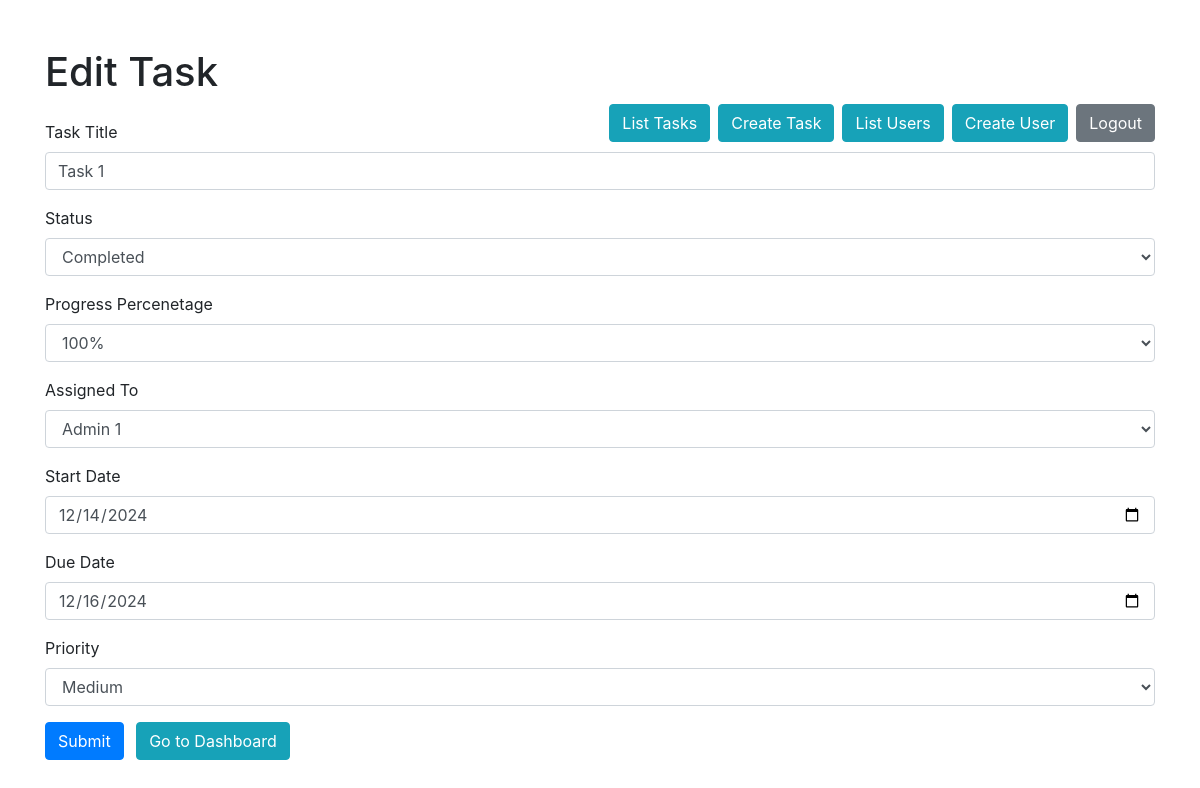
Page /task_page?task_id=1 (signed in) on the committed database.
### app.py (models this page shows)
class Task(db.Model):
    task_id = db.Column(db.Integer, primary_key=True)
    title = db.Column(db.String(100), nullable=True)
    status = db.Column(db.String(20), default='Pending')
    progress_percentage = db.Column(db.String(20), default='0%')
    assigned_to = db.Column(db.Integer, db.ForeignKey(
        'user.id'))  # Link to User table
    start_date = db.Column(db.Date, nullable=True)
    due_date = db.Column(db.Date, nullable=True)
    priority = db.Column(db.String(20), default='Medium')  # High, Medium, Low
    completion_date = db.Column(db.Date, nullable=True)
    delete_status = db.Column(db.String(20), default='False')
    user = db.relationship('User', backref='tasks', lazy=True)

### app.py (the view)
@app.route('/task_page', methods=['GET'])
@login_required
def task_page():
    print("task_page")
    try:
        task_id = request.args.get('task_id')
        if task_id:
            task = Task.query.filter_by(task_id=task_id).all()[0]
        user_query = User.query.filter_by(role='dev').all()
        print(user_query)
        if task_id:
            user_query = [
                user for user in user_query if user.name != task.assigned_to]
        print(user_query)
        if task_id:
            return render_template('create_task.html', users=user_query, task=task)
    except Exception as e:
        print("Task error : ", e)
    return render_template('create_task.html', users=user_query)

### app.py (called while the page is built)
@login_manager.user_loader
def load_user(user_id):
    return db.session.get(User, int(user_id))

### templates/create_task.html (shortened to what this page needs)
<!DOCTYPE html>
<html lang="en">
<head>
  <link href="https://stackpath.bootstrapcdn.com/bootstrap/4.5.2/css/bootstrap.min.css" rel="stylesheet" />
</head>
<body>
  <div class="container mt-5">
    {% if task %}
    <h1>Edit Task</h1>
    <a href="{{ url_for('logout') }}" class="btn btn-secondary float-right">Logout</a>
    {% if current_user.role == 'admin' %}
    <a href="{{ url_for('user_page')}}" class="btn btn-info float-right mr-2">Create User</a>
    <a href="{{ url_for('list_users')}}" class="btn btn-info float-right mr-2">List Users</a>
    <a href="{{ url_for('task_page') }}" class="btn btn-info float-right mr-2">Create Task</a>
    <a href="{{ url_for('list_tasks') }}" class="btn btn-info float-right mr-2">List Tasks</a>
    {% endif %}
    <form method="POST" action="{{ url_for('add_task') }}" class="mt-4">
      <div class="form-group">
        <label for="taskName">Task Title</label>
        <input type="text" class="form-control" id="taskTitle" name="task_title" placeholder="Enter task title"
          value="{{task.title}}" required />
      </div>
      <div class="form-group">
        <label for="status">Status</label>
        <select class="form-control" id="status" name="status">
          {% if task.status == "Pending" %}
          <option value="Pending">Pending</option>
          <option value="Completed">Completed</option>
          {% else %}
          <option value="Completed">Completed</option>
          {% endif %}
        </select>
      </div>
      <div class="form-group">
        <label for="progress_percent">Progress Percenetage</label>
        <select class="form-control" id="status" name="progress_percentage">
          {% if task.progress_percentage == "0%" %}
            <option value="0%">0%</option>
            <option value="25%">25%</option>
            <option value="50%">50%</option>
            <option value="75%">75%</option>
            <option value="100%">100%</option>
          {% elif task.progress_percentage == "25%" %}
            <option value="25%">25%</option>
            <option value="0%">0%</option>
            <option value="50%">50%</option>
            <option value="75%">75%</option>
            <option value="100%">100%</option>
          {% elif task.progress_percentage == "50%" %}
            <option value="50%">50%</option>
            <option value="0%">0%</option>
            <option value="25%">25%</option>
            <option value="75%">75%</option>
            <option value="100%">100%</option>
          {% elif task.progress_percentage == "75%" %}
            <option value="75%">75%</option>
            <option value="0%">0%</option>
            <option value="25%">25%</option>
            <option value="50%">50%</option>
            <option value="100%">100%</option>
          {% else %}
            <option value="100%">100%</option>
          {% endif %}
        </select>
      </div>
      <div class="form-group">
        <label for="assigned_to">Assigned To</label>
        <select class="form-control" id="assigned_to" name="assigned_to">
          <option value="{{ task.assigned_to }}">{{ task.assigned_to }}</option>
        </select>
      </div>
      <div class="form-group">
        <label for="startDate">Start Date</label>
        <input type="date" class="form-control" id="startDate" name="start_date" value="{{task.start_date}}" required />
      </div>
      <div class="form-group">
        <label for="dueDate">Due Date</label>
        <input type="date" class="form-control" id="dueDate" name="due_date" value="{{task.due_date}}" required />
      </div>
      <div class="form-group">
        <label for="priority">Priority</label>
        <select class="form-control" id="priority" name="priority">
          {% if task.priority == "Low" %}
          <option value="Low">Low</option>
          <option value="Medium">Medium</option>
          <option value="High">High</option>
          {% elif task.priority == "Medium" %}
          <option value="Medium">Medium</option>
          {% else %}
          <option value="High">High</option>
          <option value="Medium">Medium</option>
          <option value="Low">Low</option>
          {% endif %}
        </select>
      </div>
      <button type="submit" class="btn btn-primary">Submit</button>
      <button type="button" class="btn btn-info ml-2" onclick="goToDashboard()">
        Go to Dashboard
      </button>
    </form>
      {% endif %}
  </div>
</body>
</html>

### rows in the picture
Task: task_title "Task 1", status "Completed", progress_percentage "100%", assigned_to "Admin 1", start_date "12/14/2024", due_date "12/16/2024", priority "Medium"
